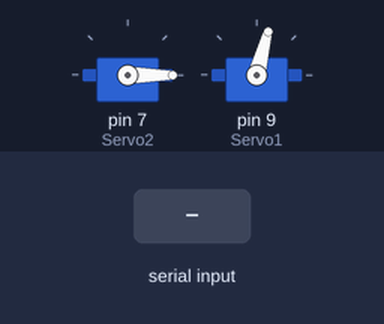
Bench run of a sketch on a simulated Arduino Uno, built with avr-gcc and run on an emulated ATmega328P. Parts: 2 × servo. The inputs (shaded band) are chosen by the test bench.

Above: at 1.2 s.
1.3 s: byte 1 (1) received over Serial
At 2.2 s:
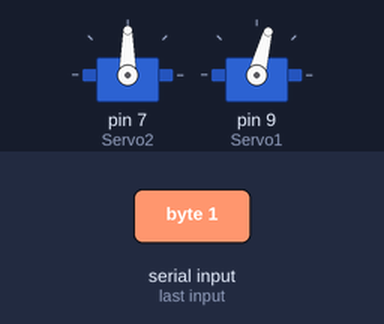
Timing chart, 0 to 7.8 s (numbered marks = the images above; inputs shaded):
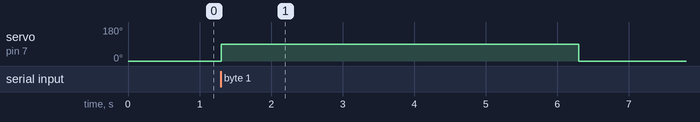

Measured:
- after the input at 1.3 s, servo on pin 7 (Servo2): 0° → 90° at once, → 0° 5.0 s later

The sketch:

ArudinoParqueadero.ino
```cpp
#include <Servo.h>
Servo Servo2;
Servo Servo1;


void setup() {
Serial.begin(9600);
Servo2.attach(7);
Servo1.attach(9);
   Servo1.write(75);
   Servo2.write(0);
}

void loop() {

if(Serial.available()>0){


  int t= Serial.read();
  if(t==1){

   Servo2.write(90);
   delay(5000);

   Servo2.write(0);

  }


  if(t==2){

   Servo1.write(180);
   delay(5000);
   Servo1.write(75);

   }
  }
}
```
